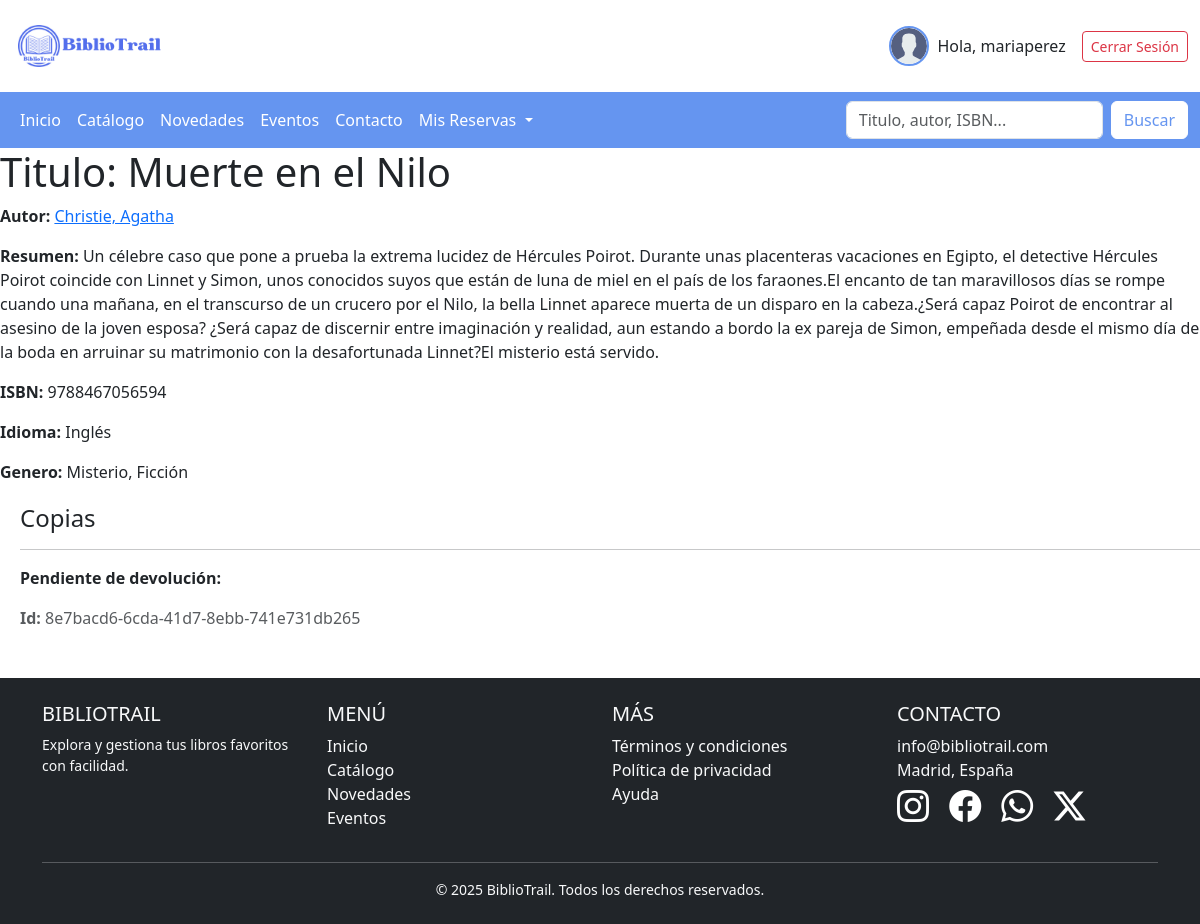
/catalogo/libro/1 (signed in), run on the app's committed database.
### catalogo/models.py (models this page shows, shortened)
class Libro(models.Model):
    titulo = models.CharField(max_length=250)
    resumen = models.TextField(max_length=2000, help_text="Ingrese un breve resumen del libro")
    isbn = models.CharField('ISBN', max_length=13, help_text="Ingrese el ISBN del libro")
    editorial = models.CharField(max_length=200, help_text="Ingrese la editorial del libro")
    autor = models.ManyToManyField('Autor', help_text="Seleccione un autor para este libro")
    genero = models.ManyToManyField(Genero,help_text= "Escoja un genero para este libro")
    idioma = models.ForeignKey(Idioma, on_delete=models.SET_NULL, null=True, help_text="Seleccione el idioma del libro")
    def mostrar_generos(self):
        return ', '.join([ genero.nombre for genero in self.genero.all()])
    mostrar_generos.short_description = 'Generos'
    def mostrar_autores(self):
        return ', '.join([ f"{autor.apellidos} , {autor.nombre}" for autor in self.autor.all()])
    mostrar_autores.short_description = 'Autor'
    class Meta:
        verbose_name = "Libro"
        verbose_name_plural = "Libros"

class Autor(models.Model):
    nombre = models.CharField(max_length=100)
    apellidos = models.CharField(max_length=150)
    fecha_nacimiento = models.DateField(null=True, blank=True)
    fecha_defuncion = models.DateField(null=True, blank=True)
    biografia = models.TextField(max_length=2000, help_text="Ingrese una breve biografia del autor")
    def __str__(self):
        return '%s, %s' % (self.apellidos, self.nombre)
    class Meta:
        verbose_name = "Autor"  # Nombre singular
        verbose_name_plural = "Autores"  # Nombre en plural

class Idioma(models.Model):
    nombre = models.CharField(max_length=200, help_text="Ingrese el idioma (Ej:Inglés, Español, Italiano...)")
    def __str__(self):
        return self.nombre #devuelve el nombre de la lengua
    class Meta:
        verbose_name = "Idioma"
        verbose_name_plural = "Idiomas"

class Genero(models.Model):
    nombre = models.CharField(max_length=200, help_text="Ingrese el nombre del género literario. (Ej: Fantasía, Terror...)")
    def __str__(self):
        return self.nombre #devuelve el nombre del genero
    class Meta:
        verbose_name = "Género"
        verbose_name_plural = "Géneros"

class EjemplarLibro(models.Model):
    id = models.UUIDField(primary_key=True, default=uuid.uuid4, help_text="ID único para este ejemplar")
    libro = models.ForeignKey('Libro', on_delete=models.SET_NULL, null=True)
    ESTADO_EJEMPLAR = (
        ('m', 'Mantenimiento'),
        ('p', 'Bajo prestamo'),
        ('d', 'Disponible'),
        ('r', 'Reservado'),
    )
    estado = models.CharField(max_length=1, choices=ESTADO_EJEMPLAR, blank=True, default='d', help_text='Disponibilidad del libro')
    class Meta:
        ordering = ["id"]
        verbose_name = "Ejemplar de libro"
        verbose_name_plural = "Ejemplares de libros"

### catalogo/views.py (the view)
# urls.py: path('libro/<int:pk>', views.LibroDetailView.as_view(), name='detalles-libro'),
class LibroDetailView(generic.DetailView):
    model = Libro
    template_name = 'catalogo/detalles_libro.html'

### catalogo/templates/catalogo/detalles_libro.html (shortened to what this page needs)
{% extends "BibliotrailApp/base.html" %}
{% block content %}
  <h1>Titulo: {{ libro.titulo }}</h1>
  <p><strong>Autor:</strong> {% for autor in libro.autor.all %}<a href="{% url 'detalles-autor' autor.pk %}">{{ autor }}</a>{% if not forloop.last %}, {% endif %}{% endfor %}</p>
  <p><strong>Resumen:</strong> {{ libro.resumen }}</p>
  <p><strong>ISBN:</strong> {{ libro.isbn }}</p>
  <p><strong>Idioma:</strong> {{ libro.idioma }}</p>
  <p><strong>Genero:</strong> {% for genero in libro.genero.all %} {{ genero }}{% if not forloop.last %}, {% endif %}{% endfor %}</p>
  <div style="margin-left:20px;margin-top:20px">
    <h4>Copias</h4>
    {% for copia in libro.ejemplarlibro_set.all %}
    <hr>
    {% if copia.estado != 'a' %}<p><strong>Pendiente de devolución:</strong> {{copia.due_back}}</p>{% endif %}
    <p class="text-muted"><strong>Id:</strong> {{copia.id}}</p>
    {% endfor %}
  </div>
{% endblock %}

### BibliotrailApp/templates/BibliotrailApp/base.html (shortened to what this page needs)
<!DOCTYPE html>
<html lang="en">
<head>
    {% load static %}
    <link href="https://cdn.jsdelivr.net/npm/bootstrap@5.3.3/dist/css/bootstrap.min.css" rel="stylesheet">
    <link rel="stylesheet" href="https://cdn.jsdelivr.net/npm/bootstrap-icons@1.11.3/font/bootstrap-icons.min.css">
    <link href="{% static 'BibliotrailApp/css/style.css' %}" rel="stylesheet">
</head>
<body>
    <header class="container-fluid py-3">
        <div class="row align-items-center">
            <div class="col-6 col-md-3">
                <img src="{% static 'BibliotrailApp/images/BiblioTrail.png' %}" alt="Logo BiblioTrail" class="img-fluid" style="max-width: 150px;">
            </div>
            <div class="col-6 col-md-9 text-end">
                <div class="d-flex flex-column flex-sm-row align-items-center justify-content-end gap-3">
                    {% if user.is_authenticated %}
                        <a href="{% url 'perfil' %}" class="d-flex align-items-center text-decoration-none text-dark">
                            <img src="{% static 'BibliotrailApp/images/avatar.svg' %}" alt="Avatar"
                                class="rounded-circle img-fluid" style="width: 40px; height: 40px; object-fit: cover; border: 2px solid #6595f0;">
                            <span class="ms-2 d-none d-sm-inline">Hola, {{ user.username }}</span>
                        </a>
                        <a href="{% url 'cerrar_sesion' %}" class="btn btn-outline-danger btn-sm">Cerrar Sesión</a>
                    {% else %}
                        <a href="{% url 'registro' %}" class="btn btn-danger btn-sm">Registrarse</a>
                        <a href="{% url 'iniciar_sesion' %}" class="btn btn-outline-danger btn-sm">Iniciar Sesión</a>
                    {% endif %}
                </div>
            </div>
        </div>
    </header>
    <nav class="navbar navbar-expand-lg navbar-custom">
        <div class="container-fluid" >
            <div class="collapse navbar-collapse" id="navbarSupportedContent">
                <ul class="navbar-nav me-auto mb-2 mb-lg-0">
                    <li class="nav-item">
                        <a class="nav-link {% if request.path == '/' %} active {% endif %}" aria-current="page" href="{% url 'Inicio' %}">Inicio</a>
                    </li>
                    <li class="nav-item ">
                        <a class="nav-link {% if request.path == '/catalogo/' %} active {% endif %}" href="{% url 'Catalogo' %}">Catálogo</a>
                    </li>
                    <li class="nav-item">
                        <a class="nav-link {% if request.path == '/novedades/' %} active {% endif %}" href="{% url 'Novedades' %}">Novedades</a>
                    </li>
                    <li class="nav-item">
                        <a class="nav-link {% if request.path == '/eventos/' %} active {% endif %}" href="{% url 'Eventos' %}">Eventos</a>
                    </li>
                    <li class="nav-item">
                        <a class="nav-link {% if request.path == '/contacto/' %} active {% endif %}" href="{% url 'Contacto' %}">Contacto</a>
                    </li>
                    <li class="nav-item dropdown">
                        <a class="nav-link dropdown-toggle" href="{% url 'Reservas' %}" role="button" data-bs-toggle="dropdown" aria-expanded="false">
                            Mis Reservas
                        </a>
                    </li>
                </ul>
                <form class="d-flex" role="search">
                    <input class="form-control me-2" type="search" placeholder="Titulo, autor, ISBN..." aria-label="Search">
                    <button class="btn custom-search-btn" type="submit">Buscar</button>
                </form>
            </div>
        </div>
    </nav>
     {% block content %}
     {% endblock %}
    <footer class="bg-dark text-light py-4 mt-5">
        <div class="container">
            <div class="row text-center text-md-start">
                <div class="col-md-3 mb-4 mb-md-0">
                    <h5 class="text-uppercase">BiblioTrail</h5>
                    <p class="small">Explora y gestiona tus libros favoritos con facilidad.</p>
                </div>
                <div class="col-md-3 mb-4 mb-md-0">
                    <h5 class="text-uppercase">Menú</h5>
                    <ul class="list-unstyled">
                        <li><a href="{% if request.path == '/' %} # {% else %} {% url 'Inicio' %} {% endif %}" class="text-light text-decoration-none">Inicio</a></li>
                        <li><a href="{% url 'Catalogo' %}" class="text-light text-decoration-none">Catálogo</a></li>
                        <li><a href="{% url 'Novedades' %}" class="text-light text-decoration-none">Novedades</a></li>
                        <li><a href="{% url 'Eventos' %}" class="text-light text-decoration-none">Eventos</a></li>
                    </ul>
                </div>
                <div class="col-md-3 mb-4 mb-md-0">
                    <h5 class="text-uppercase">Más</h5>
                    <ul class="list-unstyled">
                        <li><a href="#" class="text-light text-decoration-none">Términos y condiciones</a></li>
                        <li><a href="#" class="text-light text-decoration-none">Política de privacidad</a></li>
                        <li><a href="#" class="text-light text-decoration-none">Ayuda</a></li>
                    </ul>
                </div>
                <div class="col-md-3">
                    <h5 class="text-uppercase">Contacto</h5>
                    <ul class="list-unstyled">
                        <li> info@bibliotrail.com</li>
                        <li> Madrid, España</li>
                        <a href="#" class="text-decoration-none text-white"><i class="bi bi-instagram fs-2 me-3"></i></a>
                        <a href="#" class="text-decoration-none text-white"><i class="bi bi-facebook fs-2 me-3"></i></a>
                        <a href="#" class="text-decoration-none text-white"><i class="bi bi-whatsapp fs-2 me-3"></i></a>
                        <a href="#" class="text-decoration-none text-white"><i class="bi bi-twitter-x fs-2 me-3"></i></a>
                    </ul>
                </div>
            </div>
            <hr class="bg-light">
            <div class="text-center">
                <p class="small mb-0">&copy; 2025 BiblioTrail. Todos los derechos reservados.</p>
            </div>
        </div>
    </footer>
</body>
</html>

### BibliotrailApp/static/BibliotrailApp/css/style.css (style rules this page uses)
.navbar-custom { background-color: #6595f0 !important; }
.navbar-custom .navbar-nav .nav-link { color: white !important; }
.custom-search-btn { color: #6595f0; background-color: white; border-color: white; }

### data on the page
Libro: titulo "Muerte en el Nilo", resumen "Un célebre caso que pone a prueba la extrema lucidez de Hércules Poirot. Durante unas placenteras vacaciones en Egipto, el detective Hércules Poirot coincide con Linnet y Simon, unos conocidos suyos que están de luna de miel en el país de los faraones.El encanto de tan maravillosos días se rompe cuando una mañana, en el transcurso de un crucero por el Nilo, la bella Linnet aparece muerta de un disparo en la cabeza.¿Será capaz Poirot de encontrar al asesino de la joven esposa? ¿Será capaz de discernir entre imaginación y realidad, aun estando a bordo la ex pareja de Simon, empeñada desde el mismo día de la boda en arruinar su matrimonio con la desafortunada Linnet?El misterio está servido.", isbn "9788467056594", idioma "Inglés"
Autor: apellidos+nombre "Christie, Agatha"
Genero: nombre "Misterio"
Genero: nombre "Ficción"
EjemplarLibro: id "8e7bacd6-6cda-41d7-8ebb-741e731db265"

### other printed values
{{ user.username }} "mariaperez"
